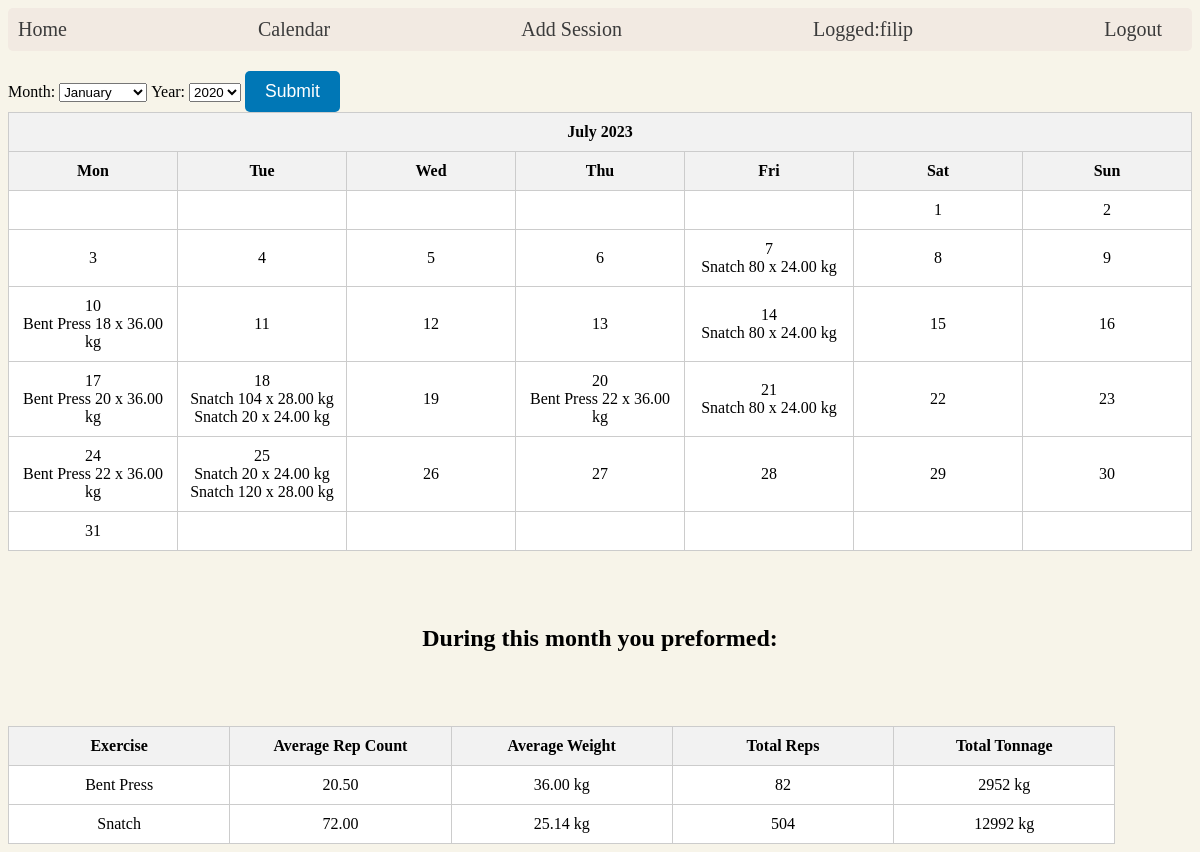
Page /calendar/ (signed in) on the committed database.
### kb_statistics/models.py (models this page shows, shortened)
class Exercise(models.Model):
    name = models.CharField(max_length=50)
    allow_bottom_up = models.BooleanField()
    allow_one_hand = models.BooleanField()
    allow_two_hands = models.BooleanField()
    allow_double = models.BooleanField()
    type = models.CharField(max_length=1, choices=type)

### kb_statistics/views.py (the view)
# urls.py: path('calendar/', views.CalendarView, name='calendar'),
def CalendarView(request):
    today = datetime.today()
    selected_month = today.month
    selected_year = today.year
    if request.method == 'POST':
        form = MonthPicker(request.POST)
        if form.is_valid():
            selected_month = int(form.cleaned_data['month'])
            selected_year = int(form.cleaned_data['year'])
    else:
        form = MonthPicker()
    events = Session.objects.filter(person=request.user, date__month=selected_month)
    events = events.filter(date__year=selected_year)
    cal = HTMLCalendar().formatmonth(selected_year, selected_month)
    for day in range(1, 32):
        cal = cal.replace(f'>{day}</td>', f'<td>{day} </td>')
    for event in events:
        id = event.date.day
        cal = cal.replace(f'>{id} ', f'<td>{id} <br>{event}')
    cal = cal.replace('<td ', '<td class="calendar-day" ')
    cal = cal.replace('<th ', '<th class="calendar-header" ')
    exercise_avg_data = events.values('exercise__name').annotate(
        avg_rep_count=Avg('rep_count'),
        avg_weight=Avg('weight'),
        total_reps=Sum('rep_count'),
        total_tonnage=Sum(F('rep_count') * F('weight'))
    )
    context = {
        'calendar': mark_safe(cal),
        'sessions': events,
        'form': form,
        'exercise_avg_data': exercise_avg_data
    }
    return render(request, 'calendar.html', context)

### kb_statistics/forms.py
class MonthPicker(forms.Form):
    months = [
        (1, 'January'),
        (2, 'February'),
        (3, 'March'),
        (4, 'April'),
        (5, 'May'),
        (6, 'June'),
        (7, 'July'),
        (8, 'August'),
        (9, 'September'),
        (10, 'October'),
        (11, 'November'),
        (12, 'December'),
    ]
    years = [year for year in range(2020, 2030)]
    month = forms.ChoiceField(choices=months, label='Month')
    year = forms.ChoiceField(choices=[(year, year) for year in years], label='Year')

### kb_statistics/models.py (called while the page is built)
    def __str__(self):
        return f"{self.exercise.name} {self.rep_count} x {self.weight} kg"

### kb_statistics/templates/calendar.html (shortened to what this page needs)
{% extends 'base.html' %}
{% block content %}
{% load static %}
<link rel="stylesheet" href="{% static 'css/form_inline.css' %}">
<form action="{% url 'calendar' %}" method="post">
    <label for="{{ form.month.id_for_label }}">Month:</label>
    {{ form.month }}
    <label for="{{ form.year.id_for_label }}">Year:</label>
    {{ form.year }}
    <button type="submit">Submit</button>
</form>
<link rel="stylesheet" href="{% static 'css/table.css' %}">
<div>
    {{ calendar|safe }}
</div>
<br><br><br>
<h2 align="center">During this month you preformed:</h2>
<br><br><br>
<table>
        <tr>
            <th>Exercise</th>
            <th>Average Rep Count</th>
            <th>Average Weight</th>
            <th>Total Reps</th>
            <th>Total Tonnage</th>
        </tr>
{% for exercise_data in exercise_avg_data %}
<tr>
    <td>{{ exercise_data.exercise__name }}</td>
    <td>{{ exercise_data.avg_rep_count|floatformat:2 }}</td>
    <td>{{ exercise_data.avg_weight|floatformat:2 }} kg</td>
    <td>{{ exercise_data.total_reps }}</td>
    <td>{{ exercise_data.total_tonnage }} kg</td>
</tr>
{% endfor %}
</table>
{% endblock %}

### kb_statistics/templates/base.html (shortened to what this page needs)
<!DOCTYPE html>
{% load static %}
<html>
<head>
    <link rel="stylesheet" href="{% static 'css/style.css' %}">
</head>
<body>
<nav>
    <a href="{% url 'index' %}">Home</a>
    {% if user.is_authenticated %}
    <a href="{% url 'calendar' %}">Calendar</a>
    <a href="{% url 'add session' %}">Add Session</a>
    <a>Logged:{{user.username}}</a>
    <a href="{% url 'logout' %}">Logout</a>
    {% else %}
    <a href="{% url 'login' %}">Login</a>
    <a href="{% url 'signup' %}">Signup</a>
    {% endif %}
</nav>
{% block content %}
{% endblock %}
</body>
</html>

### kb_statistics/static/css/style.css (style rules this page uses)
body { background-color: #f7f4e9; }
nav { display: flex; justify-content: space-between; align-items: center; font-size: 1.2rem; background-color: #f2eae2; padding: 10px; margin-bottom: 20px; border-radius: 5px; }
nav a { color: #3b3b3b; text-decoration: none; margin-right: 20px; font-size: 20px; transition: color 0.2s; }
form label { display: block; margin-bottom: 5px; }
form button[type="submit"] { background-color: #0077b6; color: #fff; border: none; padding: 10px 20px; border-radius: 5px; font-size: 1.1rem; cursor: pointer; }

### kb_statistics/static/css/form_inline.css (style rules this page uses)
body > form:nth-child(3) { display: block ruby; }

### kb_statistics/static/css/table.css (style rules this page uses)
table { border-collapse: collapse; }
th,td { padding: 10px; text-align: center; border: 1px solid #ccc; }
th { background-color: #f2f2f2; }
td { width:14%; background-color: #fff; }

### rows in the picture
Exercise: exercise__name "Bent Press", avg_rep_count "20.50", avg_weight "36.00", total_reps "82", total_tonnage "2952"
Exercise: exercise__name "Snatch", avg_rep_count "72.00", avg_weight "25.14", total_reps "504", total_tonnage "12992"

### other values in the picture
{{ user.username }} "filip"
